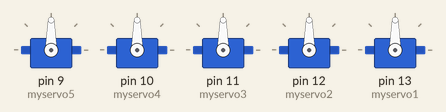
A sketch run on a simulated Arduino Uno, built with avr-gcc and run on an emulated ATmega328P. On the bench: 5 × servo.

Above: at 0.05 s.
At 1.0 s:
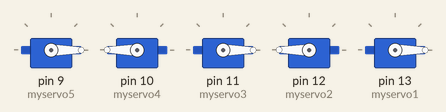
Timing chart, 0 to 3.0 s (numbered marks = the images above):
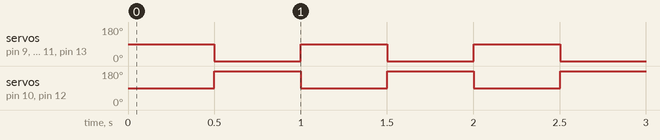

The sketch:

gohome_test.ino
```cpp
#include <Servo.h>

Servo myservo1;
Servo myservo2;
Servo myservo3;
Servo myservo4;
Servo myservo5;

void setup() {
  // put your setup code here, to run once:
myservo5.attach(9);
myservo4.attach(10);
myservo3.attach(11);
myservo2.attach(12);
myservo1.attach(13);
}

void loop() {
  // put your main code here, to run repeatedly:
  myservo1.write(90);
myservo2.write(90);
myservo3.write(90);
myservo4.write(90);
myservo5.write(90);
delay(500);
  myservo1.write(0);
myservo2.write(180);
myservo3.write(0);
myservo4.write(180);
myservo5.write(0);
delay(500);

}
```

Measured:
- by itself, servo on pin 9 (myservo5), servo on pin 11 (myservo3), servo on pin 13 (myservo1): alternates 90° for 0.50 s and 0° for 0.50 s
- by itself, servo on pin 10 (myservo4), servo on pin 12 (myservo2): alternates 180° for 0.50 s and 90° for 0.50 s
